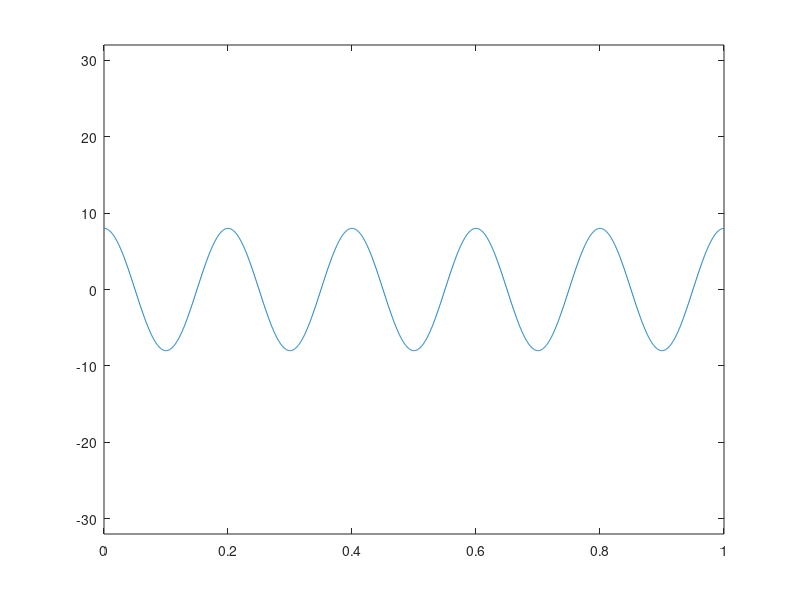
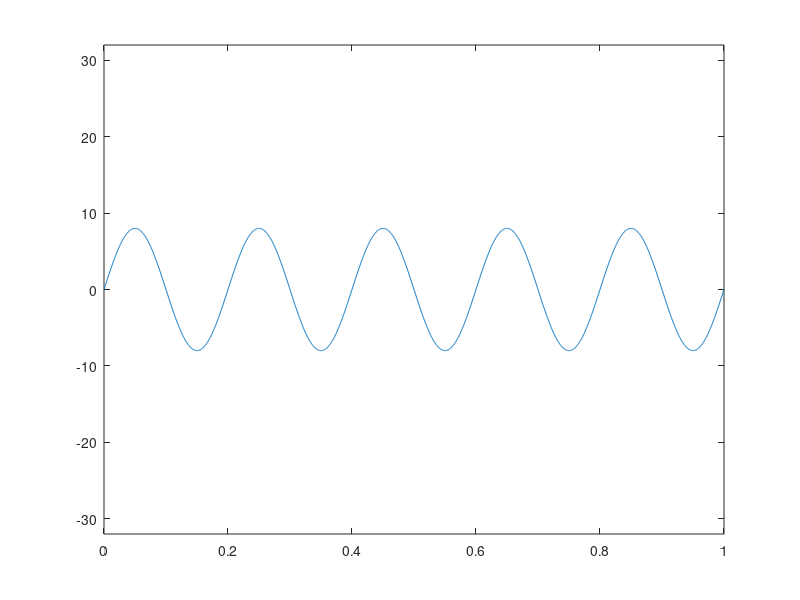
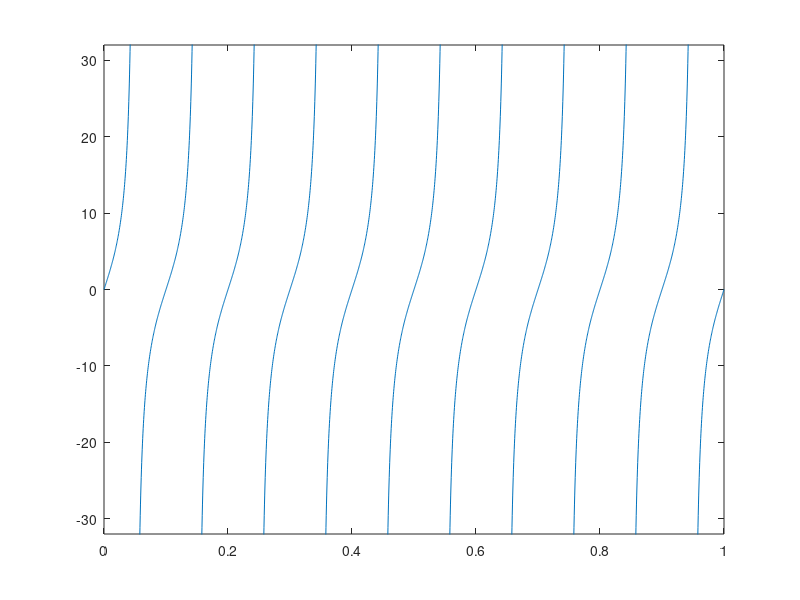
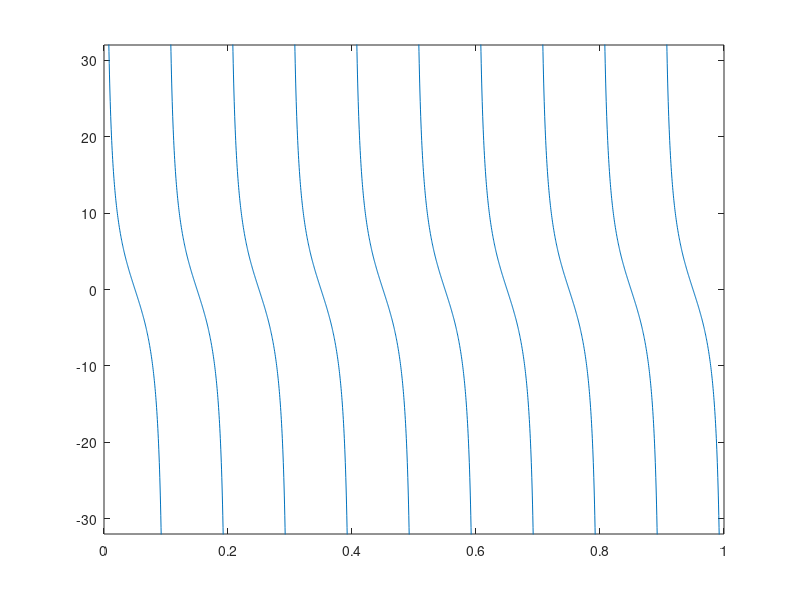

Recreate these plots in MATLAB, in order.
clc
clear all

display('Lab 4')
display('Aim: (A) Evaluate a given expression and rounding it to the nerest integer value using round, ceil, floor and fixed functions.')
display('(B) Trigonometric functions ex- sin, cos, tan, cosec, cot, sec.')
display('(C) Logarithmic function')
display('(D) Square Root')


% (A)
display('')

matrixLowerLim = -5;
matrixUpperLim = 5;

initMatrix = matrixLowerLim + (matrixUpperLim - matrixLowerLim) * rand(5, 5)
roundMatrix = round(initMatrix)
ceilMatrix = ceil(initMatrix)
floorMatrix = floor(initMatrix)
fixMatrix = fix(initMatrix)


% (B)
timestep = 0.0004;
ampl = 8;
freq = 5;
time = 0 : timestep : 1;
x1 = ampl * cos (2 * pi * freq * time);
x2 = ampl * sin (2 * pi * freq * time);
x3 = ampl * tan (2 * pi * freq * time);
x4 = ampl * cot (2 * pi * freq * time);
x5 = ampl * sec (2 * pi * freq * time);
x6 = ampl * csc (2 * pi * freq * time);

display('y = cos(x)')
plot(time, x1)
ylim([-4 * ampl, 4 * ampl])
figure

display('y = sin(x)')
plot(time, x2)
ylim([-4 * ampl, 4 * ampl])
figure

display('y = tan(x)')
plot(time, x3)
ylim([-4 * ampl, 4 * ampl])
figure

display('y = cot(x)')
plot(time, x4)
ylim([-4 * ampl, 4 * ampl])
figure

display('y = sec(x)')
plot(time, x5)
ylim([-4 * ampl, 4 * ampl])
figure

display('y = csc(x)')
plot(time, x6)
ylim([-4 * ampl, 4 * ampl])
figure


% (C) & (D)
display('')

fxnLowerLim = 0;
fxnUpperLim = 20;
input = fxnLowerLim + (fxnUpperLim - fxnLowerLim) * rand(5, 5)

display('ln(input) = ')
lnMatrix = log(input)

display('log10(input) = ')
log10Matrix = log10(input)

display('sqrt(input) = ')
sqrtMatrix = sqrt(input)